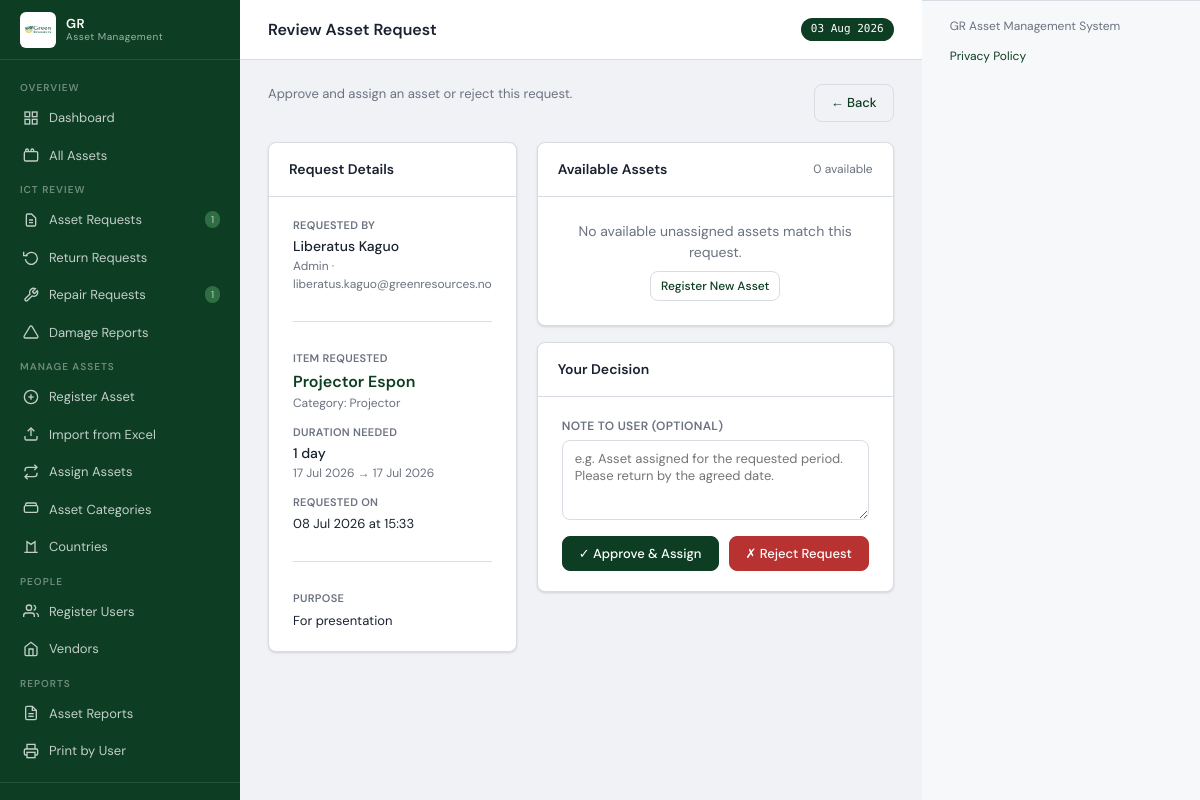
Screenshot of /requests/asset-requests/1/review (signed in) with the database file from the repository.
### models.py (models this page shows, shortened)
class User(UserMixin, db.Model):
    __tablename__ = 'users'
    id            = db.Column(db.Integer, primary_key=True)
    username      = db.Column(db.String(80),  unique=True, nullable=False)
    password_hash = db.Column(db.String(256), nullable=False)
    name          = db.Column(db.String(150), nullable=False)
    email         = db.Column(db.String(150))
    department    = db.Column(db.String(100))
    project_id    = db.Column(db.Integer, db.ForeignKey('projects.id'))
    role          = db.Column(db.String(20),  nullable=False, default='user')
    status        = db.Column(db.String(20),  nullable=False, default='active')
    force_password_change = db.Column(db.Boolean, nullable=False, default=False)
    created_at    = db.Column(db.DateTime,    default=datetime.utcnow)
    assigned_assets = db.relationship('Asset', foreign_keys='Asset.assigned_to_id',
                                      backref='assigned_user', lazy='dynamic')
    project         = db.relationship('Project', backref='users')
    return_records  = db.relationship('ReturnRecord', backref='user',
                                      foreign_keys='ReturnRecord.user_id', lazy='dynamic')
    @property
    def initials(self):
        p = self.name.split()
        return ''.join(x[0] for x in p[:2]).upper()
    session_token = db.Column(db.String(128), nullable=True)
    last_login_at = db.Column(db.DateTime)
    last_login_ip = db.Column(db.String(100))
    @property
    def role_label(self):
        from models import Role
        role = Role.query.filter_by(name=self.role).first()
        if role:
            return role.label
        return {'admin':'Administrator','finance':'Finance Officer','user':'Staff User'}.get(self.role, self.role)

class AssetRequest(db.Model):
    __tablename__ = 'asset_requests'
    id              = db.Column(db.Integer, primary_key=True)
    requested_by_id = db.Column(db.Integer, db.ForeignKey('users.id'),           nullable=False)
    reviewed_by_id  = db.Column(db.Integer, db.ForeignKey('users.id'))
    category_id     = db.Column(db.Integer, db.ForeignKey('asset_categories.id'))
    assigned_asset_id = db.Column(db.Integer, db.ForeignKey('assets.id'))
    status          = db.Column(db.String(20), default='pending', nullable=False)
    item_requested  = db.Column(db.String(200), nullable=False)  # free text e.g. "Projector"
    purpose         = db.Column(db.Text, nullable=False)
    duration_days   = db.Column(db.Integer)                       # number of days needed
    date_needed_from= db.Column(db.Date)
    date_needed_to  = db.Column(db.Date)
    project_id      = db.Column(db.Integer, db.ForeignKey('projects.id'))
    department      = db.Column(db.String(100))
    priority        = db.Column(db.String(20), default='medium')
    admin_note      = db.Column(db.Text)
    requested_at    = db.Column(db.DateTime, default=datetime.utcnow)
    reviewed_at     = db.Column(db.DateTime)
    requested_by   = db.relationship('User',          foreign_keys=[requested_by_id])
    reviewed_by    = db.relationship('User',          foreign_keys=[reviewed_by_id])
    category       = db.relationship('AssetCategory', foreign_keys=[category_id])
    assigned_asset = db.relationship('Asset',         foreign_keys=[assigned_asset_id])
    country        = db.relationship('Project',       foreign_keys=[project_id])

class AssetCategory(db.Model):
    __tablename__ = 'asset_categories'
    id          = db.Column(db.Integer, primary_key=True)
    name        = db.Column(db.String(100), nullable=False)
    code        = db.Column(db.String(20),  unique=True, nullable=False)
    description = db.Column(db.Text)
    created_at  = db.Column(db.DateTime, default=datetime.utcnow)
    assets      = db.relationship('Asset', backref='category', lazy='dynamic')

### routes/requests.py (the view, shortened to what this page needs)
@requests_bp.route('/asset-requests/<int:req_id>/review', methods=['GET', 'POST'])
@login_required
@admin_required
def review_asset_request(req_id):
    req = AssetRequest.query.get_or_404(req_id)
    available = Asset.query.filter_by(assigned_to_id=None, status='active').order_by(Asset.name).all()
    suggested = [a for a in available if req.category_id and a.category_id == req.category_id] if req.category_id else available
    return render_template('requests/review_asset_request.html',
                           req=req, suggested=suggested, available=available)

### models.py (called while the page is built)
@login_manager.user_loader
def load_user(uid):
    return User.query.get(int(uid))

### routes/auth.py (called while the page is built, shortened)
@auth_bp.before_app_request
def _protect_session_token():
    if current_user.is_authenticated:
        token = session.get('session_token')
        if token:
            if current_user.session_token and token != current_user.session_token:
                logout_user()
                session.pop('session_token', None)

### routes/requests.py (called while the page is built)
def admin_required(f):
    @wraps(f)
    def decorated(*args, **kwargs):
        if not current_user.is_authenticated or current_user.role not in ('admin', 'finance'):
            abort(403)
        return f(*args, **kwargs)
    return decorated

### templates/requests/review_asset_request.html (shortened to what this page needs)
{% extends 'base.html' %}
{% block page_title %}Review Asset Request{% endblock %}
{% block content %}
<div class="page-title">
  <div class="page-title-text"><p>Approve and assign an asset or reject this request.</p></div>
  <a href="{{ url_for('requests.asset_requests') }}" class="btn btn-outline">← Back</a>
</div>
<div style="display:grid;grid-template-columns:1fr 1fr;gap:20px;align-items:start">
  <div class="card">
    <div class="card-header"><h2>Request Details</h2></div>
    <div style="padding:20px 24px">
      <div class="form-grid" style="gap:12px">
        <div>
          <div style="font-size:11px;font-weight:600;color:var(--text-muted);text-transform:uppercase;letter-spacing:.3px">Requested By</div>
          <div style="font-size:14px;font-weight:500;margin-top:3px">{{ req.requested_by.name }}</div>
          <div style="font-size:12px;color:var(--text-muted)">{{ req.requested_by.department or '—' }} · {{ req.requested_by.email or '—' }}</div>
        </div>
        <div class="divider"></div>
        <div>
          <div style="font-size:11px;font-weight:600;color:var(--text-muted);text-transform:uppercase;letter-spacing:.3px">Item Requested</div>
          <div style="font-size:16px;font-weight:600;margin-top:3px;color:var(--primary)">{{ req.item_requested }}</div>
          {% if req.category %}<div style="font-size:12px;color:var(--text-muted)">Category: {{ req.category.name }}</div>{% endif %}
        </div>
        <div>
          <div style="font-size:11px;font-weight:600;color:var(--text-muted);text-transform:uppercase;letter-spacing:.3px">Duration Needed</div>
          <div style="font-size:14px;font-weight:500;margin-top:3px">
            {% if req.duration_days %}{{ req.duration_days }} day{{ 's' if req.duration_days != 1 else '' }}{% else %}Not specified{% endif %}
          </div>
          {% if req.date_needed_from %}
          <div style="font-size:12px;color:var(--text-muted)">{{ req.date_needed_from|dateformat }} → {{ req.date_needed_to|dateformat }}</div>
          {% endif %}
        </div>
        <div>
          <div style="font-size:11px;font-weight:600;color:var(--text-muted);text-transform:uppercase;letter-spacing:.3px">Requested On</div>
          <div style="font-size:13px;margin-top:3px">{{ req.requested_at.strftime('%d %b %Y at %H:%M') }}</div>
        </div>
        <div class="divider"></div>
        <div>
          <div style="font-size:11px;font-weight:600;color:var(--text-muted);text-transform:uppercase;letter-spacing:.3px">Purpose</div>
          <div style="font-size:13px;margin-top:4px;line-height:1.6">{{ req.purpose }}</div>
        </div>
      </div>
    </div>
  </div>
  <div>
    <div class="card" style="margin-bottom:16px">
      <div class="card-header">
        <h2>{{ 'Suggested Assets' if suggested else 'Available Assets' }}</h2>
        <span class="text-muted text-sm">{{ suggested|length if suggested else available|length }} available</span>
      </div>
      <div class="card-body">
        {% set display = suggested if suggested else available %}
        {% if display %}
        <table>
          <thead><tr><th>Tag</th><th>Name</th><th>Condition</th></tr></thead>
          <tbody>
            {% for a in display %}
            <tr style="cursor:pointer" onclick="selectAsset('{{ a.id }}','{{ a.tag }}','{{ a.name }}')">
              <td><span class="asset-tag" style="font-size:11px">{{ a.tag }}</span></td>
              <td>{{ a.name }}<br><span class="text-muted text-sm">{{ a.location or '—' }}</span></td>
              <td><span class="badge badge-{{ a.condition }}">{{ a.condition|title }}</span></td>
            </tr>
            {% endfor %}
          </tbody>
        </table>
        <p class="text-muted text-sm" style="padding:8px 16px">Click a row to select it for assignment.</p>
        {% else %}
        <div style="padding:24px;text-align:center;color:var(--text-muted)">
          <p>No available unassigned assets match this request.</p>
          <a href="{{ url_for('assets.new') }}" class="btn btn-sm btn-outline" style="margin-top:8px">Register New Asset</a>
        </div>
        {% endif %}
      </div>
    </div>
    <div class="card">
      <div class="card-header"><h2>Your Decision</h2></div>
      <div style="padding:20px 24px">
        <form method="POST">
          <div class="form-group" style="margin-bottom:16px">
            <label>Note to User (optional)</label>
            <textarea name="admin_note" placeholder="e.g. Asset assigned for the requested period. Please return by the agreed date." style="min-height:80px"></textarea>
          </div>
          <div style="display:grid;grid-template-columns:1fr 1fr;gap:10px">
            <button type="submit" name="action" value="approve" class="btn btn-primary"
                    onclick="return validateApprove()">✓ Approve & Assign</button>
            <button type="submit" name="action" value="reject"  class="btn btn-danger">✗ Reject Request</button>
          </div>
        </form>
      </div>
    </div>
  </div>
</div>
{% endblock %}

### templates/base.html (style rules this page uses)
:root { --primary:#0d3d23;--primary-light:#196b36;--accent:#3b7f4d;--accent-light:#7ecc8c;--success:#1a7a4a;--danger:#b83232;--warning:#c87a00;--bg:#f0f2f5;--surface:#fff;--surface2:#f7f8fa;--border:#d8dce3;--text:#1a2230;--text-muted:#6b7280;--sidebar-w:240px;--header-h:60px;--radius:8px;--shadow:0 1px 3px rgba(0,0,0,.08),0 1px 2px rgba(0,0,0,.06);--shadow-md:0 4px 16px rgba(0,0,0,.12) }
* { box-sizing:border-box;margin:0;padding:0 }
body { font-family:'DM Sans',sans-serif;background:var(--bg);color:var(--text);font-size:14px;line-height:1.5;min-height:100vh }
a { color:inherit;text-decoration:none }
.btn { display:inline-flex;align-items:center;gap:6px;padding:8px 16px;border-radius:var(--radius);font-size:13px;font-weight:500;font-family:inherit;cursor:pointer;border:1px solid transparent;transition:all .15s;white-space:nowrap }
.btn-primary { background:var(--primary);color:#fff;border-color:var(--primary) }
.btn-outline { background:transparent;color:var(--primary);border-color:var(--border) }
.btn-danger { background:var(--danger);color:#fff;border-color:var(--danger) }
.btn-sm { padding:5px 10px;font-size:12px }
.card { background:var(--surface);border:1px solid var(--border);border-radius:var(--radius);box-shadow:var(--shadow);margin-bottom:20px }
.card-header { padding:16px 20px;border-bottom:1px solid var(--border);display:flex;align-items:center;gap:12px }
.card-header h2 { font-size:14px;font-weight:600;flex:1 }
.card-body { overflow-x:auto }
.form-grid { display:grid;gap:16px }
.form-group { display:flex;flex-direction:column;gap:5px }
.form-group label { font-size:12px;font-weight:600;color:var(--text-muted);text-transform:uppercase;letter-spacing:.3px }
.form-group input,.form-group select,.form-group textarea { padding:9px 12px;border:1px solid var(--border);border-radius:var(--radius);font-family:inherit;font-size:13px;color:var(--text);background:var(--surface);transition:border-color .15s;outline:none }
.form-group textarea { resize:vertical;min-height:80px }
.page-title { margin-bottom:20px;display:flex;align-items:flex-start;gap:12px }
.page-title-text { flex:1 }
.page-title-text p { font-size:13px;color:var(--text-muted);margin:0 }
.divider { height:1px;background:var(--border);margin:16px 0 }
.text-muted { color:var(--text-muted) }
.text-sm { font-size:12px }

### rows the page displays
User: requested_by.name "Liberatus Kaguo", requested_by "Admin", requested_by "liberatus.kaguo@greenresources.no"
AssetRequest: item_requested "Projector Espon", duration_days "1", date_needed_from "17 Jul 2026", date_needed_to "17 Jul 2026", requested_at "08 Jul 2026 at 15:33", purpose "For presentation"
AssetCategory: category.name "Projector"

### other values shown
{{ pr }} "1"
{{ rpr }} "1"
{{ now.strftime('%d %b %Y') }} "03 Aug 2026"
{{ 'Suggested Assets' if suggested else 'Available Assets' }} "Available Assets"
{{ suggested|length if suggested else available|length }} "0"
